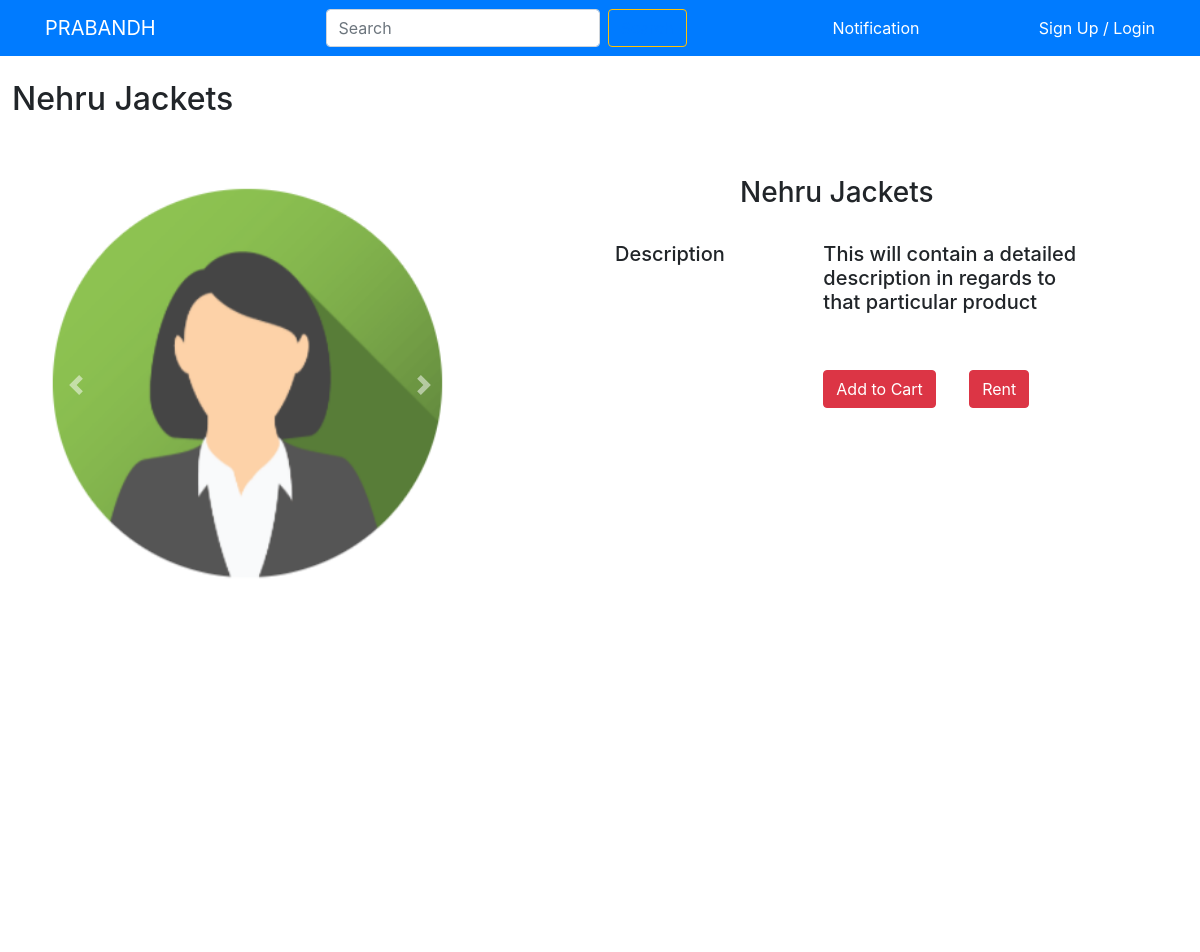
Before: /Image/2 with the older database file.
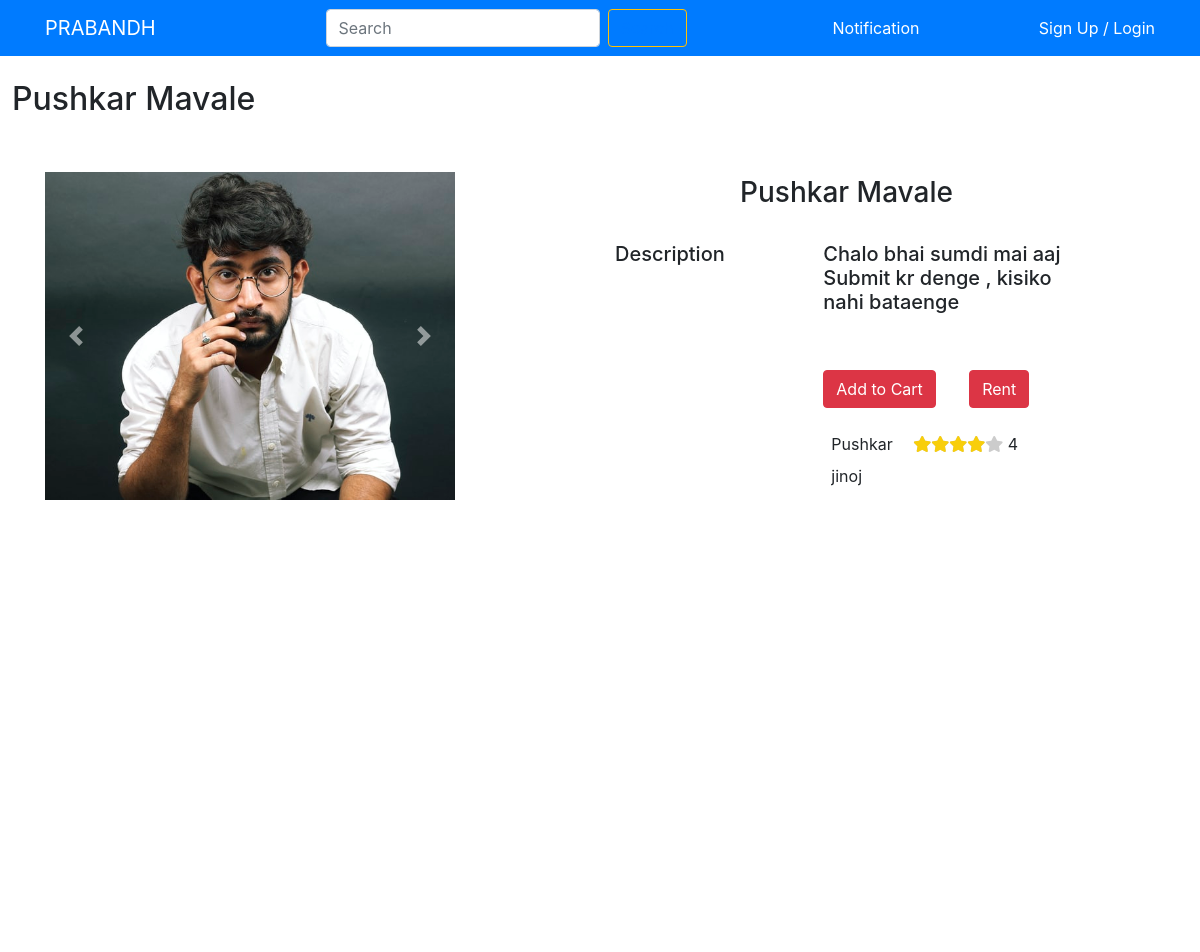
After: the same page with the newer database file.
### Rent/models.py (models this page shows)
class Product(models.Model):
    seller_of_item=models.ForeignKey(Seller,related_name='seller_of_item', on_delete=models.CASCADE)
    availability=models.BooleanField(default=True)
    title=models.CharField(max_length=20)
    category = models.ForeignKey(Category, on_delete=models.SET_NULL, blank=True, null=True)
    subcategory=models.ForeignKey(Subcategory,on_delete=models.SET_NULL, blank=True, null=True)
    rental_price=models.IntegerField()
    about=models.TextField()
    deposit=models.IntegerField()
    image_of_product=models.ImageField(upload_to='title_photos')
    def __str__(self):
        return self.title

class Ratings(models.Model):
    rating_for_product=models.ForeignKey(Product, related_name='rating_for_product', on_delete=models.CASCADE)
    rating_by=models.ForeignKey(User, related_name='rating_by', on_delete=models.CASCADE)
    rating=models.FloatField()
    review=models.TextField()

### Rent/views.py (the view)
# urls.py: path('Image/<prod_id>',views.Prod_view,name="Prod_view"),
def Prod_view(request, prod_id):
    request.session['p_id']=prod_id
    ppk=prod_id
    obj = Ratings.objects.filter(rating_for_product = Product.objects.get(id=ppk))
    context={
        'Product':Photo.objects.filter(product_photo__id=ppk),
        'pro':Product.objects.get(id=ppk),
        'pform':PhotoForm,
        'object': obj
    }
    print(Photo.objects.filter(product_photo__id=ppk))
    print(Product.objects.get(id=ppk))
    if str(request.user) == str(Product.objects.get(id=ppk).seller_of_item):
        print(str(request.user) + " " + str(Product.objects.get(id=ppk).seller_of_item))
        return render(request, 'Rent/ProdView.html', context)
    else:
        print(str(request.user) + " " + str(Product.objects.get(id=ppk).seller_of_item))
        return render(request, 'Rent/ProdViewCust.html', context)

### User/models.py (called while the page is built)
    def __str__(self):
        return self.seller.username

### Rent/templates/Rent/ProdViewCust.html (shortened to what this page needs)
{% extends 'User/basic.html' %}
{% load static %}
{% block css %}
<link rel="stylesheet" href="{% static 'Rent/css/ProdViewCust.css' %}?{% now "U" %}">
<link rel="stylesheet" href="https://use.fontawesome.com/releases/v5.0.8/css/all.css">
<link rel="stylesheet" href="https://maxcdn.bootstrapcdn.com/bootstrap/4.0.0/css/bootstrap.min.css">
{% endblock %}
{% block content %}
<div class="container-fluid">
    <br>
    <div class="row">
        <h2>{{ pro.title }}</h2>
        <br>
        <br>
        <br>
        <div class="col-sm-5 left1">
            <div class="col-12 left">
                {% include 'Rent/loop.html' %}
            </div>
        </div>
        <div class="col-sm-1"></div>
        <div class="col-sm-5 right col-xs-12">
            <div class="row">
                <div class="col-12">
                    <br>
                    <div class="row justify-content-center">
                        <div class="col-6">
                            <h3>{{ pro.title }}</h3>
                        </div>
                    </div>
                    <br>
                    <div class="row">
                        <div class="col-5">
                            <h5>Description</h5>
                        </div>
                        <div class="col-7">
                            <div class="aboutblock">
                                <h5>{{ pro.about }}</h5>
                            </div>
                            <br>
                            <form method="POST" class="photoform" enctype="multipart/form-data">
                                <br>
                                <div class="row">
                                    <div class="col-sm">
                                        <a href="/cartadd/{{pro.id}}" class="btn btn-danger file" data-val="{{ pro.id }}" type="submit">Add to Cart</a>
                                    </div>
                                    <div class="col-sm product">
                                        <button class="btn btn-danger">Rent</button>
                                    </div>
                                </div>
                            </form>
                            <br>
                            <div>
                                <div class="table table-striped">
                                    <div>
                                        {% for i in object %}
                                        <div class="{{ i.rating_by }}">
                                            <span>{{ i.rating_by }}</span>
                                            <span>
                                                <div class="stars-outer">
                                                    <div class="stars-inner"></div>
                                                </div>
                                                <span class="number-rating"></span>
                                            </span>
                                            <div>{{ i.review }}</div>
                                        </div>
                                        <br>
                                        {% endfor %}
                                    </div>
                                </div>
                            </div>
                        </div>
                    </div>
                </div>
            </div>
        </div>
    </div>
</div>
{% endblock %}

### User/templates/User/basic.html (shortened to what this page needs)
<!DOCTYPE html>
<html lang="en">
<head>
  <link href="https://cdn.jsdelivr.net/npm/bootstrap@5.1.0/dist/css/bootstrap.min.css" rel="stylesheet"
>
  {% block css %}
  {% endblock css %}
</head>
  <body>
      <nav class="navbar navbar-dark bg-primary">
          <div class="container">
            <div class="me-4">
              <a href="/" class="navbar-brand">PRABANDH</a>
            </div>
            <form class="d-flex" method='get' action='/search/1'>
              <input class="form-control me-2" type="search" placeholder="Search" aria-label="Search" name="search" id="search">
              <button class="btn btn-outline-warning" type="submit" ><a href="/search/1">Search </a></button>
            </form>
            <a class="nav-item nav-link col-1" style="color: white" href="/noti">Notification</a>
            <div class="color">
              {% if user.is_authenticated %}
                <a href="/user/profile" class="text-decoration-none" style="color: white">Welcome, {{user}}</a>
                <a href="/user/logout" class="text-decoration-none mx-2" style="color: white">logout</a>
              {% else %}
                <a href="/user/" class="text-decoration-none" style="color: white">Sign Up</a>
                <span style="color: white">/</span>
                <a href="/user/login" class="text-decoration-none" style="color: white">Login</a>
              {% endif %}
            </div>
          </div>
      </nav>
      {% block content %}
      {% endblock %}
    </body>
</html>

### Rent/templates/Rent/loop.html (shortened to what this page needs)
    <div class="col-12 k">
        <div id="carouselExampleControls" class="carousel slide" data-bs-ride="carousel">
            <div class="carousel-inner">
                    <div class="carousel-item active">
                        <img src="{{ pro.image_of_product.url }}" class="d-block w-100" alt="...">
                    </div>
            </div>
            <button class="carousel-control-prev" type="button" data-bs-target="#carouselExampleControls" data-bs-slide="prev">
              <span class="carousel-control-prev-icon" aria-hidden="true"></span>
            </button>
            <button class="carousel-control-next" type="button" data-bs-target="#carouselExampleControls" data-bs-slide="next">
              <span class="carousel-control-next-icon" aria-hidden="true"></span>
            </button>
          </div>
    </div>

### Rent/static/Rent/css/ProdViewCust.css (style rules this page uses)
.left1 { height: max-content; overflow: hidden; transition: 0.5s ease-in; }
.left { background-color: white; transition: 0.5s ease-in; padding: 20px; overflow: hidden; height: inherit; overflow-y: scroll; transition: 0.5s ease-in; }
.right { background-color: white; height: 100vh; }
.aboutblock { display: block; word-wrap: break-word; overflow: hidden; overflow-y: scroll; max-height: 130px; border-radius: 1px; }
h5 { color: black; font-family: "Nunito Sans", "Helvetica Neue", sans-serif; font-weight: 900; font-size: 22px; margin-bottom: 10px; }
h2, h3 { color: black; font-family: "Nunito Sans", "Helvetica Neue", sans-serif; font-weight: 900; margin-bottom: 10px; }
body { background-image: white; }

### Rent/templates/Rent/ProdViewCust.html (style rules this page uses)
.stars-outer { position: relative; display: inline-block; }
.stars-inner { position: absolute; top: 0; left: 0; white-space: nowrap; overflow: hidden; width: 0; }
.stars-outer::before { content: "\f005 \f005 \f005 \f005 \f005"; font-family: "Font Awesome 5 Free"; font-weight: 900; color: #ccc; }
.stars-inner::before { content: "\f005 \f005 \f005 \f005 \f005"; font-family: "Font Awesome 5 Free"; font-weight: 900; color: #f8ce0b; }

Changed rows visible on the page:
changed Product: title "Nehru Jackets" → "Pushkar Mavale"; image_of_product: a different picture; about "This will contain a detailed description in regards to that particular product" → "Chalo bhai sumdi mai aaj Submit kr denge , kisiko nahi bataenge"
now on this page (row edited): Ratings: rating_by "Pushkar", review "jinoj"
